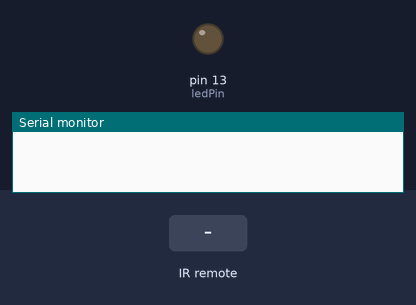
Bench run of a sketch on a simulated Arduino Uno, built with avr-gcc and run on an emulated ATmega328P. Shown: output pins drawn as LEDs (lit = HIGH), the last lines printed to the serial monitor. Inputs (shaded band) come from the test bench.

Above: at 1.4 s.
1.5 s: infrared code 0xFFA25D received
At 3.8 s:
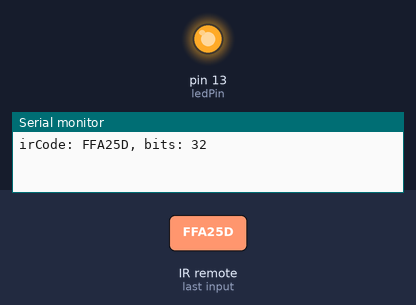
Timing chart, 0 to 5.3 s (numbered marks = the images above; inputs shaded):
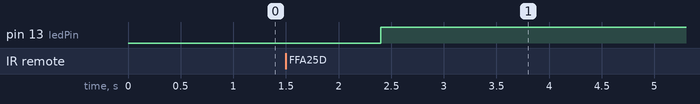

Measured:
- after the input at 1.5 s, pin 13 (ledPin): LOW → HIGH after 0.90 s

The sketch:

IR_Arduino_Code_-_-.ino
```cpp
#define DECODE <IRremote.h> 1
#define SEND <IRremote.h>  1
#include <IRremote.h>
const int irReceiverPin =7; //the SIG of receiver module attach to pin7
const int ledPin = 13;//pin 13 built-in led
IRrecv irrecv(irReceiverPin); //Creates a variable of type IRrecv
decode_results results;

void setup() {
  // put your setup code here, to run once:
 pinMode(ledPin,OUTPUT);//set ledpin as OUTPUT
  Serial.begin(9600);//initialize serial
  irrecv.enableIRIn(); //enable ir receiver module
}

void loop() {
  // put your main code here, to run repeatedly:
 if (irrecv.decode(&results)) //if the ir receiver module receiver data
  {
    Serial.print("irCode: "); //print"irCode: "
    Serial.print(results.value, HEX); //print the value in hexdecimal
    Serial.print(", bits: "); //print" , bits: "
    Serial.println(results.bits); //print the bits
    irrecv.resume(); // Receive the next value
  }
  delay(600); //delay 600ms
  if(results.value == 0xFFA25D)//if receiver module receive 0xFFA25D
  {
    digitalWrite(ledPin,HIGH);//turn on the led
  }
  else
  {
    digitalWrite(ledPin,LOW);//turn off the led
  }
}
```
